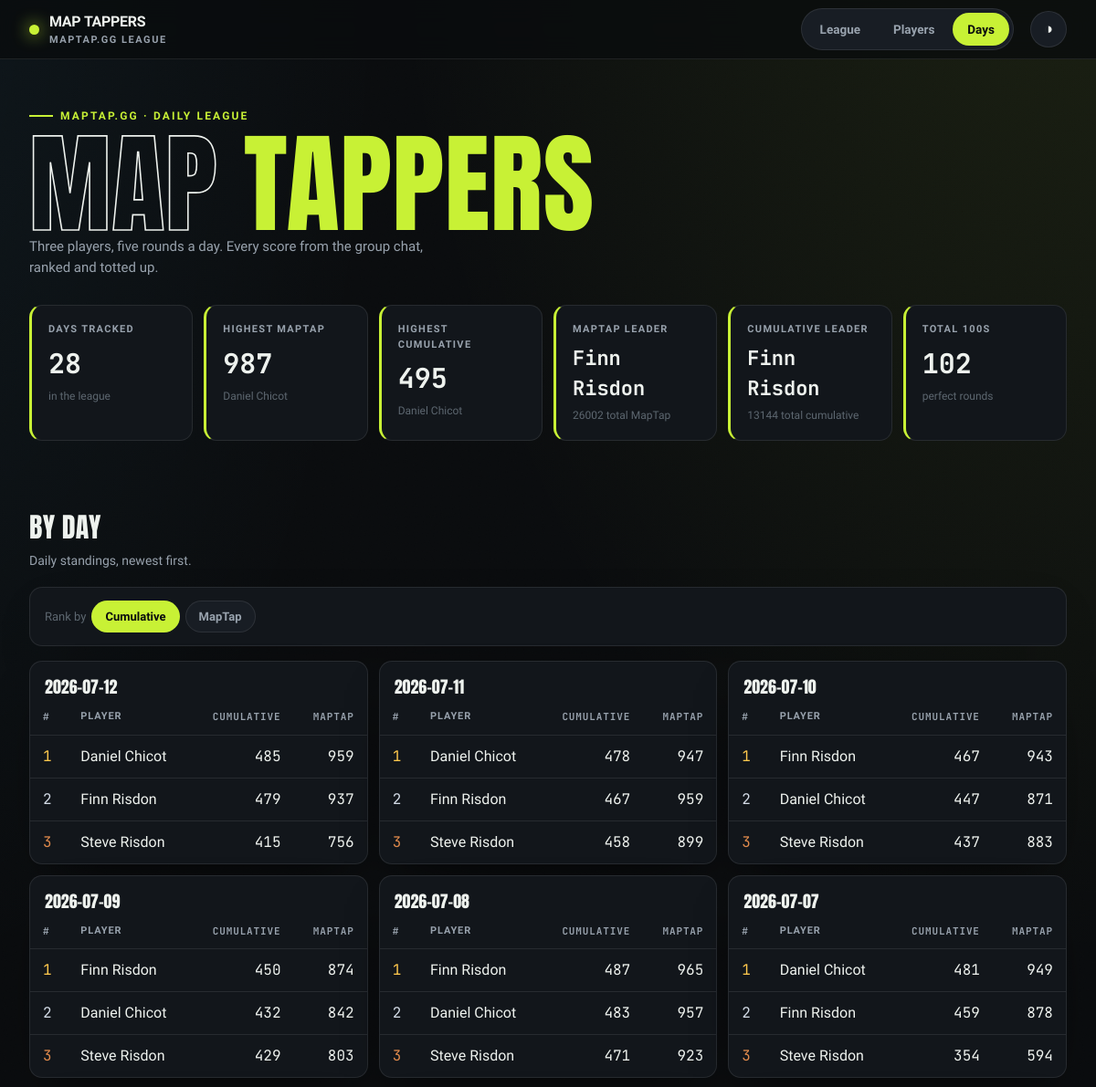
The app's page /days (upper part), older data.
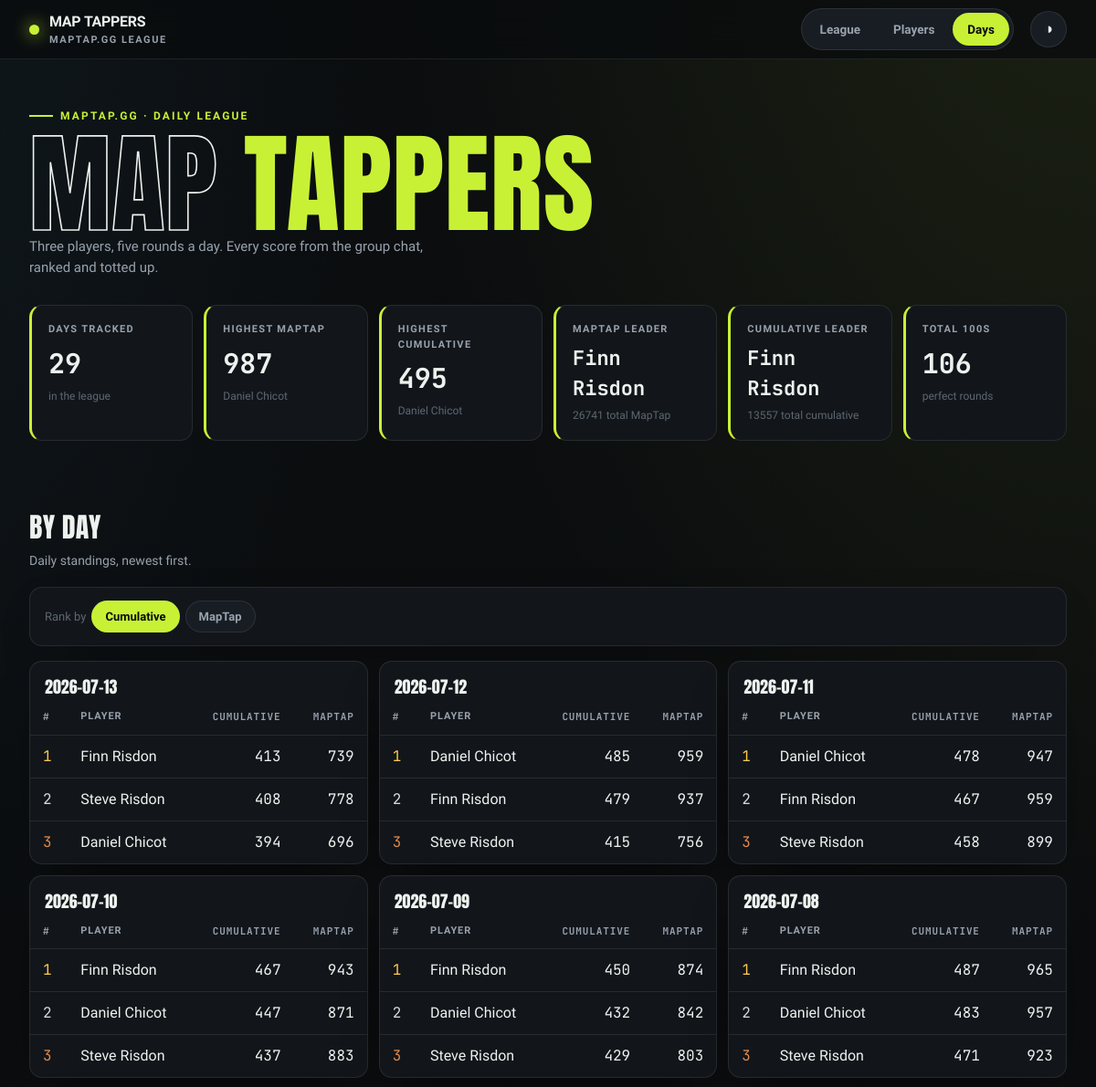
The same page, newer data.
### tables this page shows
CREATE TABLE entries (
    id INTEGER PRIMARY KEY,
    player TEXT NOT NULL,
    game_date TEXT NOT NULL,
    maptap_score INTEGER NOT NULL,
    UNIQUE (player, game_date)
);

### src/maptap/app.py (the view)
@app.get("/days", response_class=HTMLResponse)
def days(request: Request, sort: str = "cumulative"):
    if sort not in ("cumulative", "maptap"):
        sort = "cumulative"
    with closing(_conn()) as conn:
        context = {
            "days": daily_leaderboard(conn, sort=sort),
            "stats": hero_stats(conn),
            "active": "days",
            "sort": sort,
        }
    return templates.TemplateResponse(request, "days.html", context)

### src/maptap/templates/days.html (shortened to what this page needs)
{% extends "base.html" %}
{% block content %}
<h2 class="section-head">By day</h2>
<p class="section-sub">Daily standings, newest first.</p>
<div class="panel toolbar">
    <div class="chips">
        <span class="chip-label">Rank by</span>
        <a class="chip {% if sort == 'cumulative' %}active{% endif %}" href="/days">Cumulative</a>
        <a class="chip {% if sort == 'maptap' %}active{% endif %}" href="/days?sort=maptap">MapTap</a>
    </div>
</div>
<div class="day-grid">
    {% for day in days %}
    <div class="panel table-card">
        <table>
            <caption>{{ day.game_date }}</caption>
            <thead>
                <tr><th class="num">#</th><th class="txt">Player</th><th class="num">Cumulative</th><th class="num">MapTap</th></tr>
            </thead>
            <tbody>
                {% for s in day.standings %}
                <tr>
                    <td class="num medal-{{ s.position }}">{{ s.position }}</td>
                    <td class="txt">{{ s.player }}</td>
                    <td class="num">{{ s.cumulative }}</td>
                    <td class="num">{{ s.maptap_score }}</td>
                </tr>
                {% endfor %}
            </tbody>
        </table>
    </div>
    {% endfor %}
</div>
{% endblock %}

### src/maptap/templates/base.html (shortened to what this page needs)
<!DOCTYPE html>
<html lang="en-GB" data-theme="dark">
<head>
    <link rel="stylesheet" href="/static/styles.css">
</head>
<body>
    <nav class="nav">
        <div class="wrap nav-inner">
            <div class="brand">
                <span class="dot"></span>
                <span>MAP&nbsp;TAPPERS<small>maptap.gg league</small></span>
            </div>
            <div class="tabs">
                <a class="tab {{ 'active' if active == 'league' else '' }}" href="/">League</a>
                <a class="tab {{ 'active' if active == 'players' else '' }}" href="/players">Players</a>
                <a class="tab {{ 'active' if active == 'days' else '' }}" href="/days">Days</a>
            </div>
            <button class="theme-btn" id="themeBtn" title="Toggle theme" aria-label="Toggle theme">◑</button>
        </div>
    </nav>
    <header class="hero">
        <div class="wrap">
            <span class="hero-tag">maptap.gg · daily league</span>
            <h1><span class="out">Map</span> <span class="em">Tappers</span></h1>
            <p class="hero-sub">Three players, five rounds a day. Every score from the group chat, ranked and totted up.</p>
            <div class="stat-row">
                <div class="stat">
                    <div class="label">Days tracked</div>
                    <div class="value">{{ stats.days_tracked }}</div>
                    <div class="sub">in the league</div>
                </div>
                <div class="stat">
                    <div class="label">Highest MapTap</div>
                    <div class="value">{{ stats.highest_maptap if stats.highest_maptap is not none else '—' }}</div>
                    <div class="sub">{{ stats.highest_maptap_player or '—' }}</div>
                </div>
                <div class="stat">
                    <div class="label">Highest Cumulative</div>
                    <div class="value">{{ stats.highest_cumulative if stats.highest_cumulative is not none else '—' }}</div>
                    <div class="sub">{{ stats.highest_cumulative_player or '—' }}</div>
                </div>
                <div class="stat">
                    <div class="label">MapTap Leader</div>
                    <div class="value" style="font-size:22px">{{ stats.leader or '—' }}</div>
                    <div class="sub">{{ stats.leader_total if stats.leader_total is not none else '—' }} total MapTap</div>
                </div>
                <div class="stat">
                    <div class="label">Cumulative Leader</div>
                    <div class="value" style="font-size:22px">{{ stats.cumulative_leader or '—' }}</div>
                    <div class="sub">{{ stats.cumulative_leader_total if stats.cumulative_leader_total is not none else '—' }} total cumulative</div>
                </div>
                <div class="stat">
                    <div class="label">Total 100s</div>
                    <div class="value">{{ stats.total_hundreds }}</div>
                    <div class="sub">perfect rounds</div>
                </div>
            </div>
        </div>
    </header>
    <main class="wrap">
        {% block content %}{% endblock %}
    </main>
</body>
</html>

Row changes from the older to the newer data that the page shows:
no longer on this page (row unchanged): entries: game_date "2026-07-07", position "1", player "Daniel Chicot", cumulative "481", maptap_score "949"
no longer on this page (row unchanged): entries: position "2", player "Finn Risdon", cumulative "459", maptap_score "878", shown under "2026-07-07"
no longer on this page (row unchanged): entries: position "3", player "Steve Risdon", cumulative "354", maptap_score "594", shown under "2026-07-07"
added entries: game_date "2026-07-13", position "1", player "Finn Risdon", cumulative "413", maptap_score "739"
added entries: position "2", player "Steve Risdon", cumulative "408", maptap_score "778", shown under "2026-07-13"
added entries: position "3", player "Daniel Chicot", cumulative "394", maptap_score "696", shown under "2026-07-13"
Text that changed along with them:
{{ stats.days_tracked }}: "28" → "29"
{{ stats.leader_total if stats.leader_total is not none else '—' }}: "26002" → "26741"
{{ stats.total_hundreds }}: "102" → "106"
text no longer shown: "13144"
text now shown: "13557"
